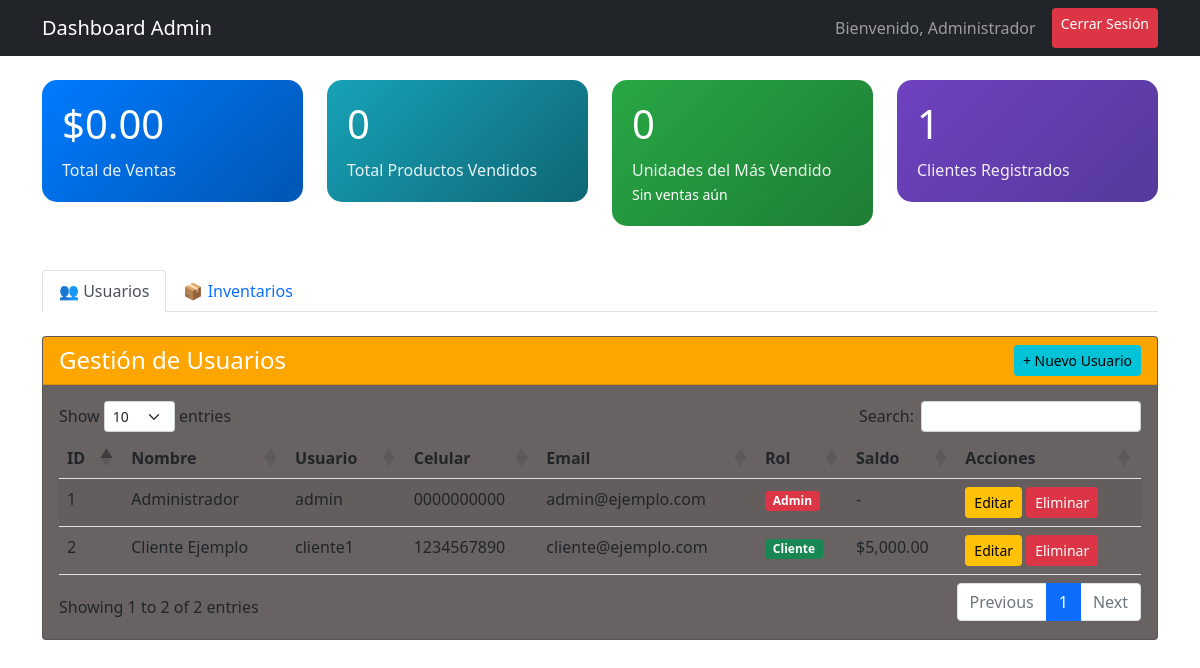
/dashboard (signed in), run on an earlier commit of the app's database.
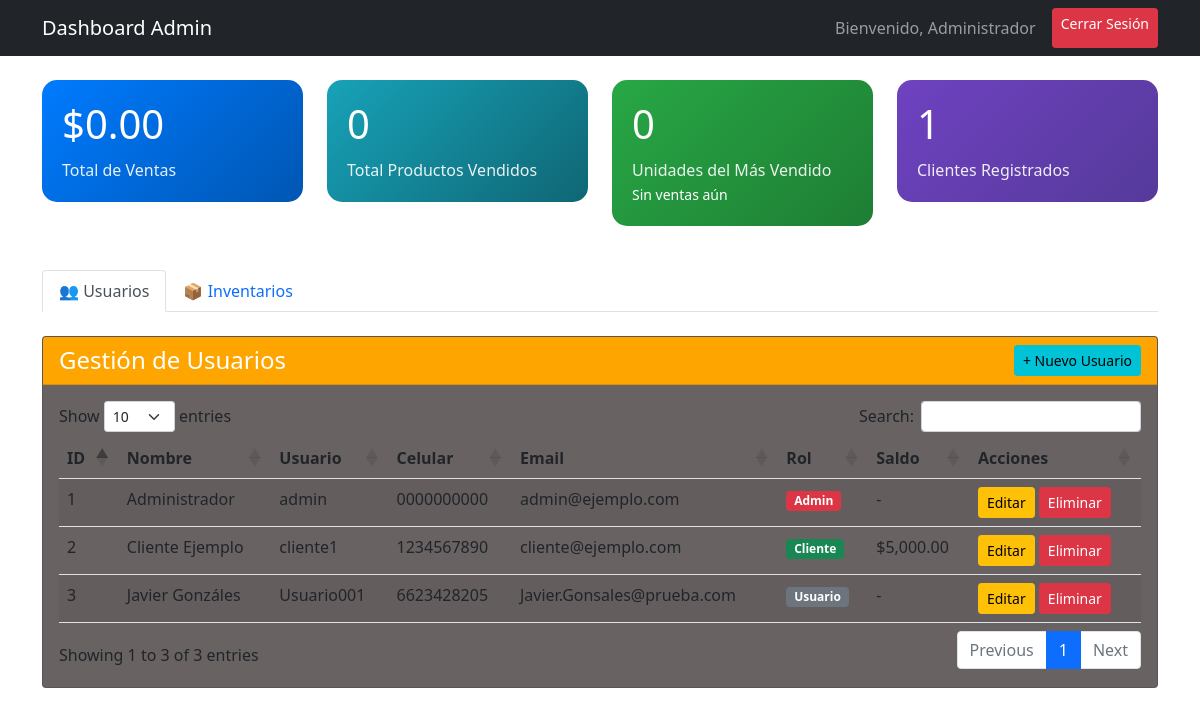
And on a later commit of the database.
### app.py (models this page shows, shortened)
class Usuario(db.Model):
    __tablename__ = 'usuarios'
    id = db.Column(db.Integer, primary_key=True)
    nombre = db.Column(db.String(100), nullable=False)
    usuario = db.Column(db.String(50), unique=True, nullable=False)
    celular = db.Column(db.String(20), nullable=False)
    email = db.Column(db.String(100), unique=True, nullable=False)
    password_hash = db.Column(db.String(200), nullable=False)
    es_admin = db.Column(db.Boolean, default=False)
    es_cliente = db.Column(db.Boolean, default=False)
    saldo_ficticio = db.Column(db.Float, default=1000.00)
    fecha_registro = db.Column(db.DateTime, default=datetime.utcnow)
    @property
    def is_authenticated(self):
        return True

### app.py (the view)
@app.route('/dashboard')
@login_required
def dashboard():
    if not current_user.es_admin:
        flash('Acceso denegado. Se requieren permisos de administrador', 'error')
        return redirect(url_for('perfil'))
    usuarios = Usuario.query.all()
    inventarios = Inventario.query.all()
    total_ventas = db.session.query(db.func.sum(Venta.total)).scalar() or 0
    total_productos_vendidos = db.session.query(db.func.sum(DetalleVenta.cantidad)).scalar() or 0
    producto_mas_vendido = db.session.query(
        Inventario.producto,
        db.func.sum(DetalleVenta.cantidad).label('total_vendido')
    ).join(DetalleVenta, Inventario.id == DetalleVenta.producto_id)\
     .group_by(Inventario.id)\
     .order_by(db.func.sum(DetalleVenta.cantidad).desc())\
     .first()
    total_clientes = Usuario.query.filter_by(es_cliente=True).count()
    ventas_recientes = Venta.query.order_by(Venta.fecha.desc()).limit(10).all()
    return render_template('dashboard.html',
                         usuarios=usuarios,
                         inventarios=inventarios,
                         current_user=current_user,
                         total_ventas=total_ventas,
                         total_productos_vendidos=total_productos_vendidos,
                         producto_mas_vendido=producto_mas_vendido,
                         total_clientes=total_clientes,
                         ventas_recientes=ventas_recientes)

### app.py (called while the page is built)
@login_manager.user_loader
def load_user(user_id):
    return Usuario.query.get(int(user_id))

### templates/dashboard.html (shortened to what the changed rows need)
<!DOCTYPE html>
<html lang="es">
<head>
    <link href="https://cdn.jsdelivr.net/npm/bootstrap@5.1.3/dist/css/bootstrap.min.css" rel="stylesheet">
    <link href="https://cdn.datatables.net/1.11.5/css/dataTables.bootstrap5.min.css" rel="stylesheet">
</head>
<body>
    <nav class="navbar navbar-dark bg-dark">
        <div class="container">
            <div class="d-flex">
                <span class="navbar-text me-3">Bienvenido, {{ current_user.nombre }}</span>
                <a href="{{ url_for('logout') }}" class="btn btn-danger btn-sm">Cerrar Sesión</a>
            </div>
        </div>
    </nav>
    <div class="container mt-4">
        <div class="tab-content" id="myTabContent">
            <div class="tab-pane fade show active" id="usuarios" role="tabpanel">
                <div class="card" style="background-color: rgb(104, 98, 98);">
                    <div class="card-body">
                        <div class="table-responsive">
                            <table id="usuariosTable" class="table table-striped">
                                <thead>
                                    <tr>
                                        <th>ID</th>
                                        <th>Nombre</th>
                                        <th>Usuario</th>
                                        <th>Celular</th>
                                        <th>Email</th>
                                        <th>Rol</th>
                                        <th>Saldo</th>
                                        <th>Acciones</th>
                                    </tr>
                                </thead>
                                <tbody>
                                    {% for usuario in usuarios %}
                                    <tr>
                                        <td>{{ usuario.id }}</td>
                                        <td>{{ usuario.nombre }}</td>
                                        <td>{{ usuario.usuario }}</td>
                                        <td>{{ usuario.celular }}</td>
                                        <td>{{ usuario.email }}</td>
                                        <td>
                                            {% if usuario.es_admin %}
                                                <span class="badge bg-danger">Admin</span>
                                            {% elif usuario.es_cliente %}
                                                <span class="badge bg-success">Cliente</span>
                                            {% else %}
                                                <span class="badge bg-secondary">Usuario</span>
                                            {% endif %}
                                        </td>
                                        <td>
                                            {% if usuario.es_cliente %}
                                                ${{ "{:,.2f}".format(usuario.saldo_ficticio) }}
                                            {% else %}
                                                -
                                            {% endif %}
                                        </td>
                                        <td>
                                            <button class="btn btn-warning btn-sm" onclick="editarUsuario({{ usuario.id }})">Editar</button>
                                            <button class="btn btn-danger btn-sm" onclick="eliminarUsuario({{ usuario.id }})">Eliminar</button>
                                        </td>
                                    </tr>
                                    {% endfor %}
                                </tbody>
                            </table>
                        </div>
                    </div>
                </div>
            </div>
        </div>
    </div>
</body>
</html>

What changed in the data, as far as the page shows it:
added Usuario: id "3", nombre "Javier Gonzáles", usuario "Usuario001", celular "6623428205", email "Javier.Gonsales@prueba.com", es_admin "Usuario"
Also different on the page:
text written by a page script: "Show entries Search: Showing 1 to 2 of 2 entries Previous 1 Next" → "Show entries Search: Showing 1 to 3 of 3 entries Previous 1 Next"
